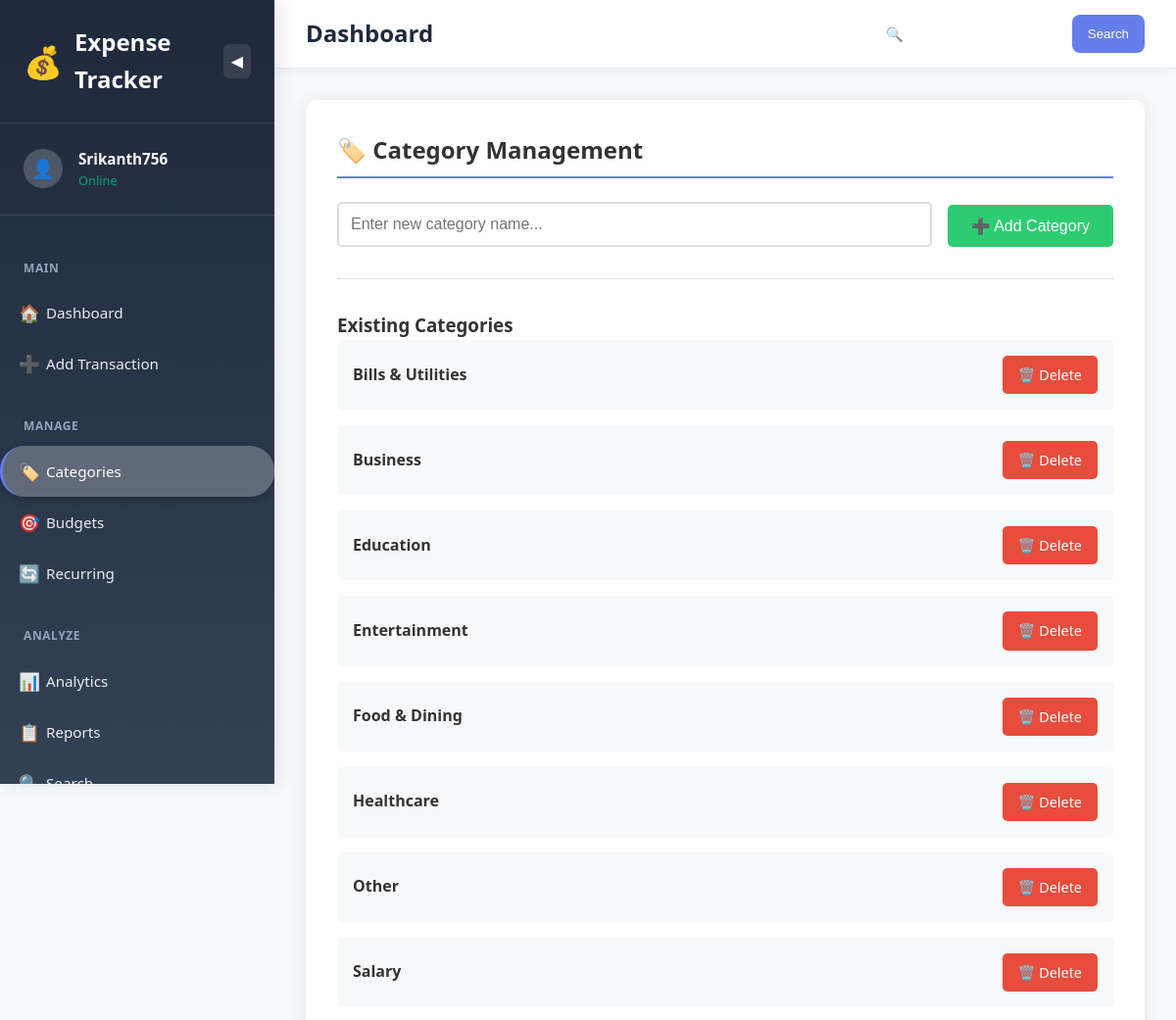
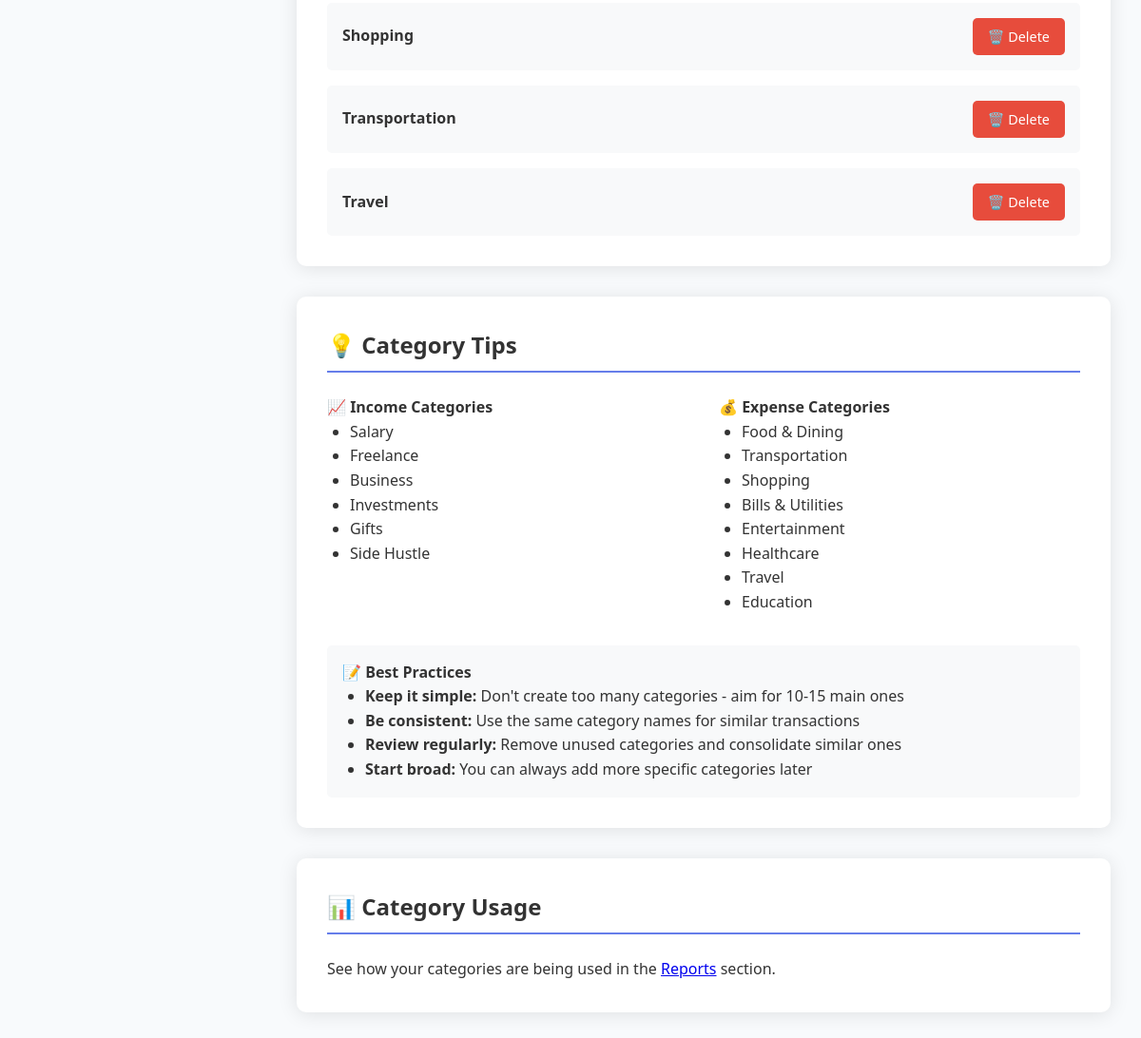
Page /categories (signed in) on the committed database (2 pictures, top to bottom).
### tables this page shows
CREATE TABLE categories (
            id INTEGER PRIMARY KEY AUTOINCREMENT,
            name TEXT NOT NULL,
            user_id INTEGER NOT NULL,
            FOREIGN KEY (user_id) REFERENCES users (id),
            UNIQUE(name, user_id)
        );

### app.py (the view)
@app.route('/categories')
@login_required
def categories():
    user_id = session['user_id']
    conn = get_db_connection()
    categories_list = conn.execute(
        'SELECT * FROM categories WHERE user_id = ? ORDER BY name',
        (user_id,)
    ).fetchall()
    conn.close()
    return render_template('categories.html', categories=categories_list)

### app.py (called while the page is built)
def login_required(f):
    @wraps(f)
    def decorated_function(*args, **kwargs):
        if 'user_id' not in session:
            return redirect(url_for('login'))
        return f(*args, **kwargs)
    return decorated_function

def get_db_connection():
    conn = sqlite3.connect(DATABASE_PATH)
    conn.row_factory = sqlite3.Row
    return conn

### templates/categories.html (shortened to what this page needs)
{% extends "base.html" %}
{% block content %}
<div class="fade-in">
    <div class="card">
        <h2>🏷️ Category Management</h2>
        <form method="POST" action="{{ url_for('add_category') }}" class="category-form">
            <div class="form-group" style="margin: 0; flex: 1;">
                <input type="text"
                       name="name"
                       placeholder="Enter new category name..."
                       required
                       maxlength="50">
            </div>
            <button type="submit" class="btn btn-success">➕ Add Category</button>
        </form>
        <hr style="margin: 2rem 0; border: none; border-top: 1px solid #ddd;">
        <h3>Existing Categories</h3>
        {% if categories %}
        <div class="categories-list">
            {% for category in categories %}
            <div class="category-item">
                <div>
                    <strong>{{ category.name }}</strong>
                </div>
                <div>
                    <a href="{{ url_for('delete_category', category_id=category.id) }}"
                       class="btn btn-small btn-danger"
                       onclick="return confirm('Are you sure you want to delete this category? This will remove the category from all associated transactions.')">
                        🗑️ Delete
                    </a>
                </div>
            </div>
            {% endfor %}
        </div>
        {% else %}
        <p>No categories found. Add your first category above!</p>
        {% endif %}
    </div>
    <div class="card">
        <h2>💡 Category Tips</h2>
        <div style="display: grid; grid-template-columns: repeat(auto-fit, minmax(300px, 1fr)); gap: 2rem;">
            <div>
                <h4>📈 Income Categories</h4>
                <ul style="padding-left: 1.5rem;">
                    <li>Salary</li>
                    <li>Freelance</li>
                    <li>Business</li>
                    <li>Investments</li>
                    <li>Gifts</li>
                    <li>Side Hustle</li>
                </ul>
            </div>
            <div>
                <h4>💰 Expense Categories</h4>
                <ul style="padding-left: 1.5rem;">
                    <li>Food & Dining</li>
                    <li>Transportation</li>
                    <li>Shopping</li>
                    <li>Bills & Utilities</li>
                    <li>Entertainment</li>
                    <li>Healthcare</li>
                    <li>Travel</li>
                    <li>Education</li>
                </ul>
            </div>
        </div>
        <div style="margin-top: 2rem; padding: 1rem; background: #f8f9fa; border-radius: 5px;">
            <h4>📝 Best Practices</h4>
            <ul style="padding-left: 1.5rem; margin: 0;">
                <li><strong>Keep it simple:</strong> Don't create too many categories - aim for 10-15 main ones</li>
                <li><strong>Be consistent:</strong> Use the same category names for similar transactions</li>
                <li><strong>Review regularly:</strong> Remove unused categories and consolidate similar ones</li>
                <li><strong>Start broad:</strong> You can always add more specific categories later</li>
            </ul>
        </div>
    </div>
    <div class="card">
        <h2>📊 Category Usage</h2>
        <p>See how your categories are being used in the <a href="{{ url_for('reports') }}">Reports</a> section.</p>
    </div>
</div>
{% endblock %}

### templates/base.html (shortened to what this page needs)
<!DOCTYPE html>
<html lang="en">
<head>
    <link rel="stylesheet" href="{{ url_for('static', filename='css/style.css') }}">
</head>
<body>
    {% if session.username %}
    <div class="sidebar" id="sidebar">
        <div class="sidebar-header">
            <div class="logo">
                <span class="logo-icon">💰</span>
                <span class="logo-text">Expense Tracker</span>
            </div>
            <button class="sidebar-toggle" id="sidebarToggle">
                <span class="toggle-icon">◀</span>
            </button>
        </div>
        <div class="sidebar-user">
            <div class="user-avatar">👤</div>
            <div class="user-details">
                <div class="user-name">{{ session.username }}</div>
                <div class="user-status">Online</div>
            </div>
        </div>
        <nav class="sidebar-nav">
            <ul class="nav-menu">
                <li class="nav-group">
                    <span class="nav-group-title">Main</span>
                </li>
                <li>
                    <a href="{{ url_for('dashboard') }}" class="nav-link {% if request.endpoint == 'dashboard' %}active{% endif %}">
                        <span class="nav-icon">🏠</span>
                        <span class="nav-text">Dashboard</span>
                    </a>
                </li>
                <li>
                    <a href="{{ url_for('add_transaction') }}" class="nav-link {% if request.endpoint == 'add_transaction' %}active{% endif %}">
                        <span class="nav-icon">➕</span>
                        <span class="nav-text">Add Transaction</span>
                    </a>
                </li>
                <li class="nav-group">
                    <span class="nav-group-title">Manage</span>
                </li>
                <li>
                    <a href="{{ url_for('categories') }}" class="nav-link {% if request.endpoint == 'categories' %}active{% endif %}">
                        <span class="nav-icon">🏷️</span>
                        <span class="nav-text">Categories</span>
                    </a>
                </li>
                <li>
                    <a href="{{ url_for('budgets') }}" class="nav-link {% if request.endpoint == 'budgets' %}active{% endif %}">
                        <span class="nav-icon">🎯</span>
                        <span class="nav-text">Budgets</span>
                    </a>
                </li>
                <li>
                    <a href="{{ url_for('recurring_transactions') }}" class="nav-link {% if request.endpoint == 'recurring_transactions' %}active{% endif %}">
                        <span class="nav-icon">🔄</span>
                        <span class="nav-text">Recurring</span>
                    </a>
                </li>
                <li class="nav-group">
                    <span class="nav-group-title">Analyze</span>
                </li>
                <li>
                    <a href="{{ url_for('analytics') }}" class="nav-link {% if request.endpoint == 'analytics' %}active{% endif %}">
                        <span class="nav-icon">📊</span>
                        <span class="nav-text">Analytics</span>
                    </a>
                </li>
                <li>
                    <a href="{{ url_for('reports') }}" class="nav-link {% if request.endpoint == 'reports' %}active{% endif %}">
                        <span class="nav-icon">📋</span>
                        <span class="nav-text">Reports</span>
                    </a>
                </li>
                <li>
                    <a href="{{ url_for('search') }}" class="nav-link {% if request.endpoint == 'search' %}active{% endif %}">
                        <span class="nav-icon">🔍</span>
                        <span class="nav-text">Search</span>
                    </a>
                </li>
            </ul>
        </nav>
    </div>
    <header class="top-header">
        <div class="header-left">
            <h1 class="page-title">{% block page_title %}Dashboard{% endblock %}</h1>
        </div>
        <div class="header-right">
            <div class="search-container">
                <form method="GET" action="{{ url_for('search') }}" class="search-form">
                    <input type="text"
                           name="q"
                           placeholder="🔍 Search transactions..."
                           class="search-input"
                           value="{{ request.args.get('q', '') }}">
                    <button type="submit" class="search-btn">Search</button>
                </form>
            </div>
        </div>
    </header>
    {% endif %}
    {% if session.username %}
    <main class="main-content" id="mainContent">
        <div class="content-wrapper">
    {% else %}
    <main class="guest-content">
        <div class="container">
    {% endif %}
            {% block content %}{% endblock %}
        </div>
    </main>
</body>
</html>

### rows in the picture
categories: name "Bills & Utilities"
categories: name "Business"
categories: name "Education"
categories: name "Entertainment"
categories: name "Food & Dining"
categories: name "Healthcare"
categories: name "Other"
categories: name "Salary"
categories: name "Shopping"
categories: name "Transportation"
categories: name "Travel"

### other values in the picture
{{ session.username }} "Srikanth756"
